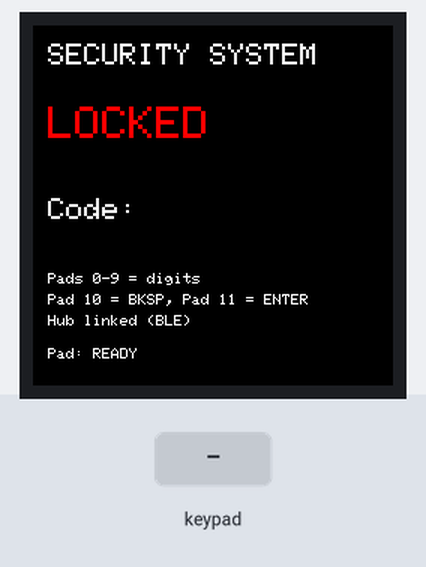
Bench run of a sketch on a simulated ESP32. Parts: 240×240 colour display. The inputs (shaded band) are chosen by the test bench. Nothing arrives over Bluetooth unless stated; a phone connects over Bluetooth LE 3 s after start; what the sketch prints to the serial monitor is not drawn.

Above: at 5.8 s.
5.9 s: keypad keys 1 2 3 4 pressed 0.4 s apart
At 8.4 s:
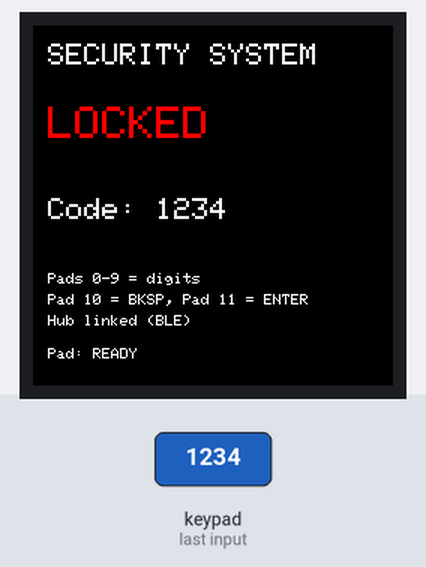
9.0 s: key 'A' pressed
10.5 s: key '0' pressed
At 11.7 s:
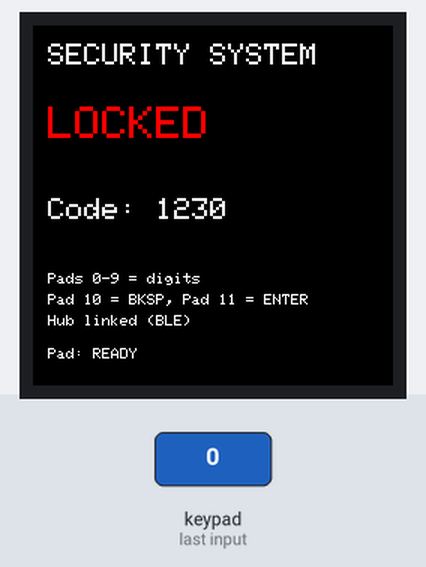
12.0 s: key 'B' pressed
Timing chart, 0 to 14.5 s (numbered marks = the images above; inputs shaded):
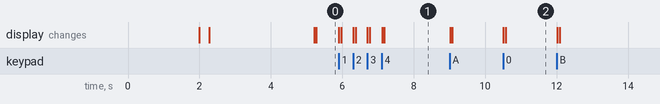

The sketch:

keypad_c6_ble_server.ino
```cpp
#include <Arduino.h>
#include <Wire.h>
#include <SPI.h>
#include <Adafruit_MPR121.h>
#include <Adafruit_GFX.h>
#include <Adafruit_ST7789.h>
#include <BLEDevice.h>
#include <BLEServer.h>
#include <BLEUtils.h>
#include <BLE2902.h>   // CCCD (needed for notify on Bluedroid; deprecated/harmless on newer cores)
#include <freertos/FreeRTOS.h>
#include <freertos/queue.h>

constexpr uint8_t SDA_PIN=4, SCL_PIN=5;
constexpr uint8_t LCD_SCLK=6, LCD_MOSI=7, LCD_DC=1, LCD_CS=0, LCD_RST=3;
constexpr uint8_t RGB_PIN=8;
constexpr uint32_t BLUE_FLASH_MS=250, WRONG_MS=1500;

#define SERVICE_UUID "a8f1c6e0-4180-4a5e-9b2d-0a4180000001"
#define KEY_UUID     "a8f1c6e0-4180-4a5e-9b2d-0a4180000002"
#define STATE_UUID   "a8f1c6e0-4180-4a5e-9b2d-0a4180000003"

// Pads 0..9 digits, 10 = backspace, 11 = enter
const char KEYS[12]={'0','1','2','3','4','5','6','7','8','9','B','E'};

struct __attribute__((packed)) StateMsg {uint8_t armed; uint8_t result;};

QueueHandle_t stateQueue;
BLEServer* server=nullptr;
BLECharacteristic* keyChar=nullptr;
Adafruit_MPR121 cap;
Adafruit_ST7789 tft(&SPI,LCD_CS,LCD_DC,LCD_RST);

volatile bool bleConnected=false;
volatile bool restartAdv=false;
bool prevConnected=false;
bool keypadReady=false;
bool armed=true;             // safe default
bool redraw=true;
bool wrongShown=false;
uint32_t flashUntil=0, wrongUntil=0;
uint16_t previousTouched=0;
String entered="";

void rgb(uint8_t r,uint8_t g,uint8_t b){neopixelWrite(RGB_PIN,r,g,b);}
void flashBlue(){flashUntil=millis()+BLUE_FLASH_MS;}
void showLed(){
  if((int32_t)(flashUntil-millis())>0) rgb(0,0,80);
  else if(armed) rgb(80,0,0);
  else rgb(0,80,0);
}

// ---------- BLE callbacks (run in the BLE task: flag/queue only) ----------
class ServerCB : public BLEServerCallbacks {
  void onConnect(BLEServer*) override { bleConnected=true; }
  void onDisconnect(BLEServer*) override { bleConnected=false; restartAdv=true; }
};
class StateCB : public BLECharacteristicCallbacks {
  void onWrite(BLECharacteristic* c) override {        // hub wrote the lock state
    if(c->getLength()!=sizeof(StateMsg)) return;
    StateMsg m; memcpy(&m,c->getData(),sizeof(m));
    if(m.armed>1||m.result>1) return;
    xQueueSend(stateQueue,&m,0);
  }
};

void initBle(){
  BLEDevice::init("ECE4180-Keypad");
  server=BLEDevice::createServer();
  server->setCallbacks(new ServerCB());
  BLEService* svc=server->createService(SERVICE_UUID);

  keyChar=svc->createCharacteristic(KEY_UUID,BLECharacteristic::PROPERTY_NOTIFY);
  keyChar->addDescriptor(new BLE2902());

  BLECharacteristic* stateChar=svc->createCharacteristic(STATE_UUID,BLECharacteristic::PROPERTY_WRITE);
  stateChar->setCallbacks(new StateCB());

  svc->start();
  BLEAdvertising* adv=BLEDevice::getAdvertising();
  adv->addServiceUUID(SERVICE_UUID);
  adv->setScanResponse(true);
  BLEDevice::startAdvertising();
  Serial.println("BLE advertising as ECE4180-Keypad");
}

void sendKey(char k){
  uint8_t b=(uint8_t)k;
  keyChar->setValue(&b,1);
  keyChar->notify();
}

void handleState(const StateMsg& m){
  armed=m.armed;
  entered="";                         // every state message ends the current entry
  if(m.result==1){wrongShown=true; wrongUntil=millis()+WRONG_MS;}
  redraw=true;
  Serial.printf("Hub state -> %s%s\n",armed?"ARMED":"DISARMED",m.result==1?" (wrong code)":"");
}

void touchKey(char key){
  Serial.printf("MPR121 key %c\n",key);
  if(!bleConnected){Serial.println("No hub connected - key ignored");return;}
  if(armed){                          // local echo only while locked
    if(key>='0'&&key<='9'){ if(entered.length()<4) entered+=key; }
    else if(key=='B'){ if(entered.length()) entered.remove(entered.length()-1); }
    redraw=true;
  }
  sendKey(key);                       // hub decides everything else
}

void showScreen(){
  if(!redraw)return;
  redraw=false;
  tft.fillScreen(ST77XX_BLACK);
  tft.setTextWrap(false);
  tft.setTextSize(2);
  tft.setCursor(10,12);
  tft.setTextColor(ST77XX_WHITE);
  tft.print("SECURITY SYSTEM");
  tft.setCursor(10,54);
  tft.setTextColor(armed?ST77XX_RED:ST77XX_GREEN);
  tft.setTextSize(3);
  tft.print(armed?"LOCKED":"UNLOCKED");
  tft.setTextSize(2);
  tft.setTextColor(ST77XX_WHITE);
  tft.setCursor(10,115);
  tft.print("Code: ");
  tft.print(entered);                 // shown for lab demo (not masked)
  if(wrongShown){
    tft.setCursor(10,140);
    tft.setTextColor(ST77XX_RED);
    tft.print("WRONG CODE");
    tft.setTextColor(ST77XX_WHITE);
  }
  tft.setTextSize(1);
  tft.setCursor(10,165);
  tft.print("Pads 0-9 = digits");
  tft.setCursor(10,179);
  tft.print("Pad 10 = BKSP, Pad 11 = ENTER");
  tft.setCursor(10,193);
  tft.print(bleConnected?"Hub linked (BLE)":"Hub offline - advertising");
  tft.setCursor(10,215);
  tft.print("Pad: ");tft.print(keypadReady?"READY":"NOT FOUND");
}

void setup(){
  Serial.begin(115200);
  delay(2000);
  Serial.println("1: boot");
  rgb(80,0,0);
  SPI.begin(LCD_SCLK,-1,LCD_MOSI,LCD_CS);
  tft.init(240,240);
  tft.setRotation(0);
  tft.fillScreen(ST77XX_BLACK);
  Serial.println("2: tft ok");
  Wire.begin(SDA_PIN,SCL_PIN);
  keypadReady=cap.begin(0x5A);
  if(keypadReady) cap.setAutoconfig(true);
  Serial.println(keypadReady?"3: MPR121 ok":"3: MPR121 NOT FOUND");
  stateQueue=xQueueCreate(8,sizeof(StateMsg));
  if(!stateQueue){Serial.println("Queue allocation FAILED");while(true)delay(1000);}
  initBle();
  Serial.println("4: ble ok");
  showScreen();
  Serial.println("5: setup done");
}

void loop(){
  uint32_t now=millis();

  StateMsg m;
  while(xQueueReceive(stateQueue,&m,0)==pdTRUE) handleState(m);

  if(bleConnected!=prevConnected){
    prevConnected=bleConnected;
    entered=""; wrongShown=false; redraw=true; flashBlue();
    if(!bleConnected) armed=true;     // safe display until hub reconnects and re-sends state
    Serial.println(bleConnected?"Hub connected":"Hub disconnected");
  }
  if(restartAdv&&!bleConnected){
    restartAdv=false;
    delay(100);
    BLEDevice::startAdvertising();
    Serial.println("Advertising restarted");
  }
  if(wrongShown&&(int32_t)(now-wrongUntil)>=0){wrongShown=false;redraw=true;}

  if(keypadReady){
    uint16_t current=cap.touched();
    uint16_t newTouches=current&~previousTouched;
    uint16_t released=previousTouched&~current;
    previousTouched=current;
    for(uint8_t i=0;i<12;i++){
      if(newTouches&(1U<<i)) Serial.printf("TOUCH PRESSED: pad %u, key '%c'\n",i,KEYS[i]);
      if(released&(1U<<i))   Serial.printf("TOUCH RELEASED: pad %u, key '%c'\n",i,KEYS[i]);
    }
    for(uint8_t i=0;i<12;i++){
      if(newTouches&(1U<<i)){touchKey(KEYS[i]);break;}   // first new key per scan
    }
  }
  showLed();
  showScreen();
  delay(15);
}
```

Measured:
- after the input at 5.9 s, the display: first changes at once (image 1 shows a later state)
- after the input at 10.5 s, the display: first changes at once (image 2 shows a later state)
